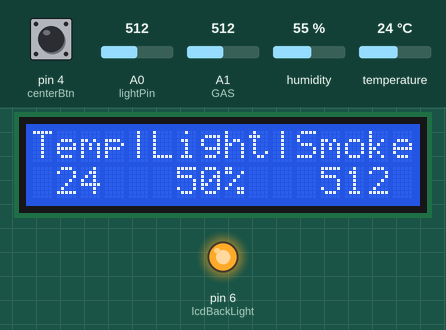
Simulated run of this sketch. Board: Arduino Uno, built with avr-gcc and run on an emulated ATmega328P. Shown: 16×2 character LCD, output pins drawn as LEDs (lit = HIGH). The inputs (shaded band) are chosen by the test bench; at power-on: A0 (lightPin) = 512, pin 4 (centerBtn) HIGH, temperature 24 °C, A1 (GAS) = 512, humidity 55 %. What the sketch prints to the serial monitor is not drawn.

Above: at 1.2 s.
1.3 s: A0 (lightPin) set to 110
At 3.3 s:
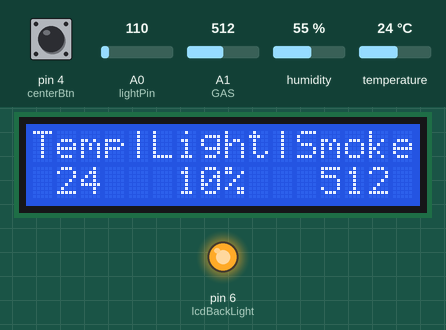
3.6 s: A0 (lightPin) set to 91
At 4.7 s:
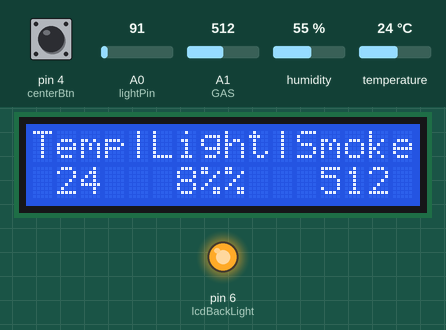
5.7 s: pin 4 (centerBtn) pulled LOW for 0.15 s
At 6.5 s:
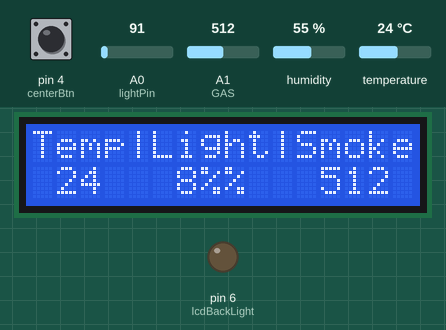
7.3 s: temperature set to 12 °C
At 9.1 s:
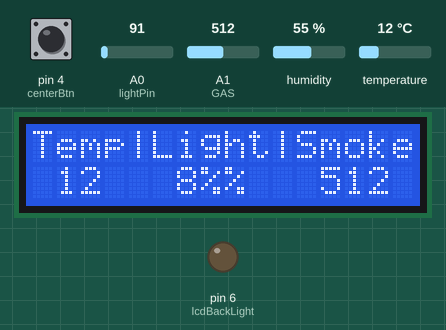
9.8 s: A1 (GAS) set to 716
At 11.3 s:
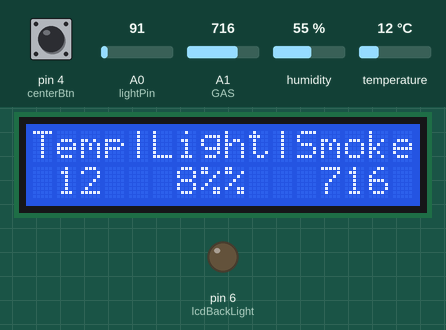
11.8 s: A0 (lightPin) set to 306
At 13.6 s:
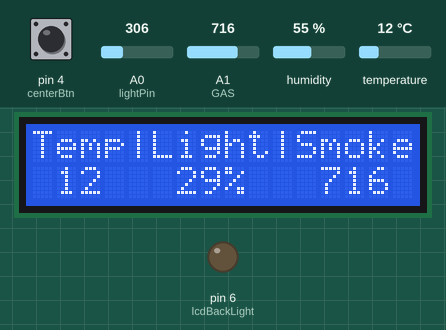
Timing chart, 0 to 14.9 s (numbered marks = the images above; inputs shaded):
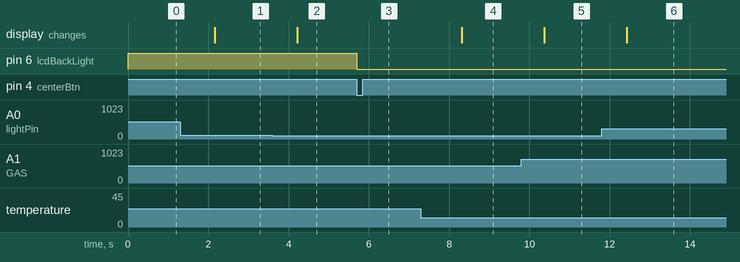

The sketch:

uno_sensor_slave.ino
```cpp
#include <Adafruit_Sensor.h>
#include <DHT.h>
#include <DHT_U.h>

#include <Wire.h>
#include <LiquidCrystal.h>

#define DEBUG true

#define GAS A1
#define lightPin A0
#define DHTPIN 2
#define DHTTYPE DHT11
DHT dht(DHTPIN, DHTTYPE);
LiquidCrystal lcd(7, 8, 9, 10, 11, 12);

const byte slaveID = 2;
const byte leftBtn = 3;
const byte centerBtn = 4;
const byte rightBtn = 5;
const byte lcdBackLight = 6;
bool lcdState;
bool centerState = false;
unsigned long int dhtTime;
unsigned long int goTime;
// The DHT needs a cool down period of at least 1 second.
int dhtInterval = 2000;
int idleTime = 1000;

void setup() {
  if (DEBUG){
    Serial.begin(9600);
    Serial.println("Setting up");
  }
  // Set up i/o
  pinMode(lightPin, INPUT);
  pinMode(GAS, INPUT);
  pinMode(centerBtn, INPUT);
  pinMode(lcdBackLight, OUTPUT);
  digitalWrite(lcdBackLight, HIGH);
  lcdState = true;
  // i2c as slave
  Wire.begin(slaveID);
  Wire.onRequest(requestEvent);
  // dht sensor
  dht.begin();
  dhtTime = millis();
  goTime = millis();
  // Screen
  lcd.begin(16, 2);
  lcd.setCursor(0, 0);
  lcd.write("Hello world!");
  if (DEBUG){
    Serial.println("Done!");
  }
}

// Variables for the main loop
int light;
int light_perc;
float light_scale;
int humid, temp, smoke, smoke_perc;

void loop() {
  // idle job
  if (millis() >= goTime){
    readSensors();
    updateScreen();
    // Print to console
    if (DEBUG){
        debugPrint();
    }
    goTime = millis() + idleTime;
  }

  // On-demand
  bool center_pushed = digitalRead(centerBtn);
  if (center_pushed == LOW){
      if (!centerState){
          // Center state was false, ie. the button has just been pressed
          // Check screen state and switch it
          if(lcdState){
              digitalWrite(lcdBackLight, LOW);
              lcdState = false;
          } else {
              digitalWrite(lcdBackLight, HIGH);
              lcdState = true;
          }
          centerState = true;
      }
  } else {
      centerState = false;
  }

}

void requestEvent(){
  if (DEBUG){
    Serial.println("Request recieved!");
  }
  readSensors();  // Read sensors before sending values.
  Wire.write(temp);
  Wire.write(humid);
  sendInteger(light);
  sendInteger(smoke);
}

void sendInteger(int intValue){
    byte bufferArray[2];
    bufferArray[0] = (intValue >> 8) & 0xFF;    // Shift hight byte to low bytes position (right)
                                                // and remove high byte by anding it with
                                                // 0xFF ie. 0000000011111111
    bufferArray[1] = intValue & 0xFF;           // Get the low byte he same way, but don't shift
    /*
    Send off the bytes, notice that we send high bit first since this makes it
    easier to shift back, since all we need to do is insert high byte,
    is shifting it 8 places to the left and then insert low bit */
    Wire.write(bufferArray, 2);
}

void readSensors(){
  // Read Light
  light = analogRead(lightPin);
  light_scale = light / 1024.0;
  light_perc = light_scale * 100;

  // Read temp/humid
  // The DHT needs a cool down period of at least 1 second.
  if (millis() >= dhtTime){
      if (DEBUG) Serial.println("Reading DHT11");
      humid = dht.readHumidity();
      temp = dht.readTemperature();
      dhtTime = millis() + dhtInterval;
  }

  // Read Smoke value
  smoke = analogRead(GAS);
  float smoke_scalar = smoke / 1024.0;
  smoke_perc = smoke_scalar * 100;
}

void updateScreen(){
    lcd.setCursor(0,0);
    lcd.print("Temp|Light|Smoke");
    lcd.setCursor(1, 1);
    lcd.print(round(temp));
    lcd.setCursor(6, 1);
    lcd.print(round(light_perc));
    lcd.print('%');
    lcd.setCursor(12, 1);
    lcd.print(smoke);
    if (smoke < 100){
        lcd.print(' ');
    }

}

void debugPrint(){
  Serial.print("Light value: ");
  Serial.print(light, DEC);
  Serial.print(" | Perc: ");
  Serial.print( light_perc );
  Serial.println("%");

  Serial.print("Temp: ");
  Serial.print(String(temp));
  Serial.print("*C | Humidity: ");
  Serial.println(String(humid));
  Serial.print("Smoke: ");
  Serial.print(smoke, DEC);
  Serial.print(" (");
  Serial.print(smoke_perc);
  Serial.println("%)");
  Serial.println();
}
```

Measured:
- the behaviour switches between 103 and 102 on A0 (lightPin) (found by bisection; images 1 and 2)
- after the input at 1.3 s, the display: changes after 0.86 s (image 1)
- after the input at 3.6 s, the display: changes after 0.62 s (image 2)
- after the input at 5.7 s, pin 6 (lcdBackLight): HIGH → LOW at once
- after the input at 7.3 s, the display: changes after 1.0 s (image 4)
- after the input at 9.8 s, the display: changes after 0.57 s (image 5)
- after the input at 11.8 s, the display: changes after 0.62 s (image 6)
